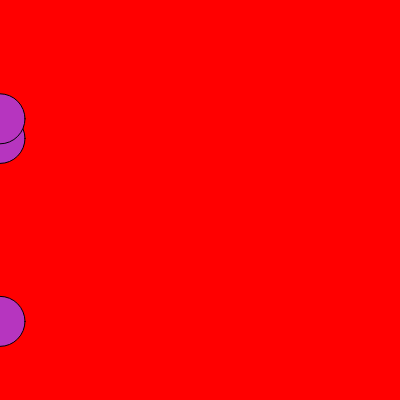
Frame 1 (no input)
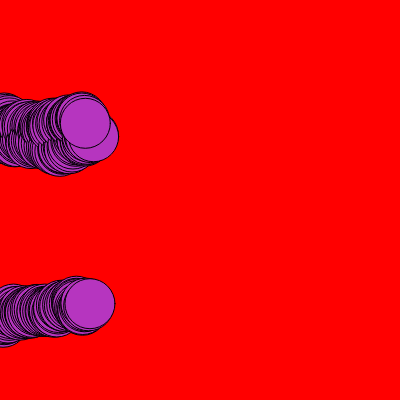
Frame 60 (no input)
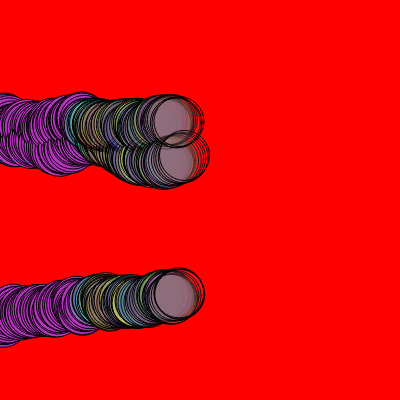
Frame 120 (the mouse pressed at the canvas centre since frame 60)

The p5.js sketch that drew these frames (run headless with seeded random() and noise() and a simulated clock; from frame 60 on, the mouse is pressed at the canvas centre):

// p5.js sketch
// ── sketch.js
let cor
let circuloX // horizontal
let circuloY // vertical



function setup() {
  
  createCanvas(400, 400);
  background("red");
  cor = color(random(0, 255), random(0, 255), random(0, 255));
  circuloX = [0, 0, 0];
  circuloY = [random(height), random(height), random(height)];
  
  
}

function draw() {

  fill(cor);
  
  //console.log(circuloX.length);
  for(let contador in circuloX){
    //console.log(contador);
    circle(circuloX[contador], circuloY[contador], 50);
    circuloX[contador]+= random(0, 3);
  circuloY[contador]+= random(-3, 3);
   
    if(circuloX[contador] >= width){
      circuloX[contador] = 0;
      circuloY[contador] = random(height)
    }
    
    
    
  }
  
  
  
  //circuloX[1]+= random(0, 3);
  //circuloY[1]+= random(-3, 3);
  
 //circuloX[2]+= random(0, 3);
  //circuloY[2]+= random(-3, 3); 
  
  
   if(mouseIsPressed){
     cor = color(random(0, 255), random(0, 255), random(0, 255), random(0, 100));
    
  }
  
  
  
  
  
  
  
  
  
  
}
